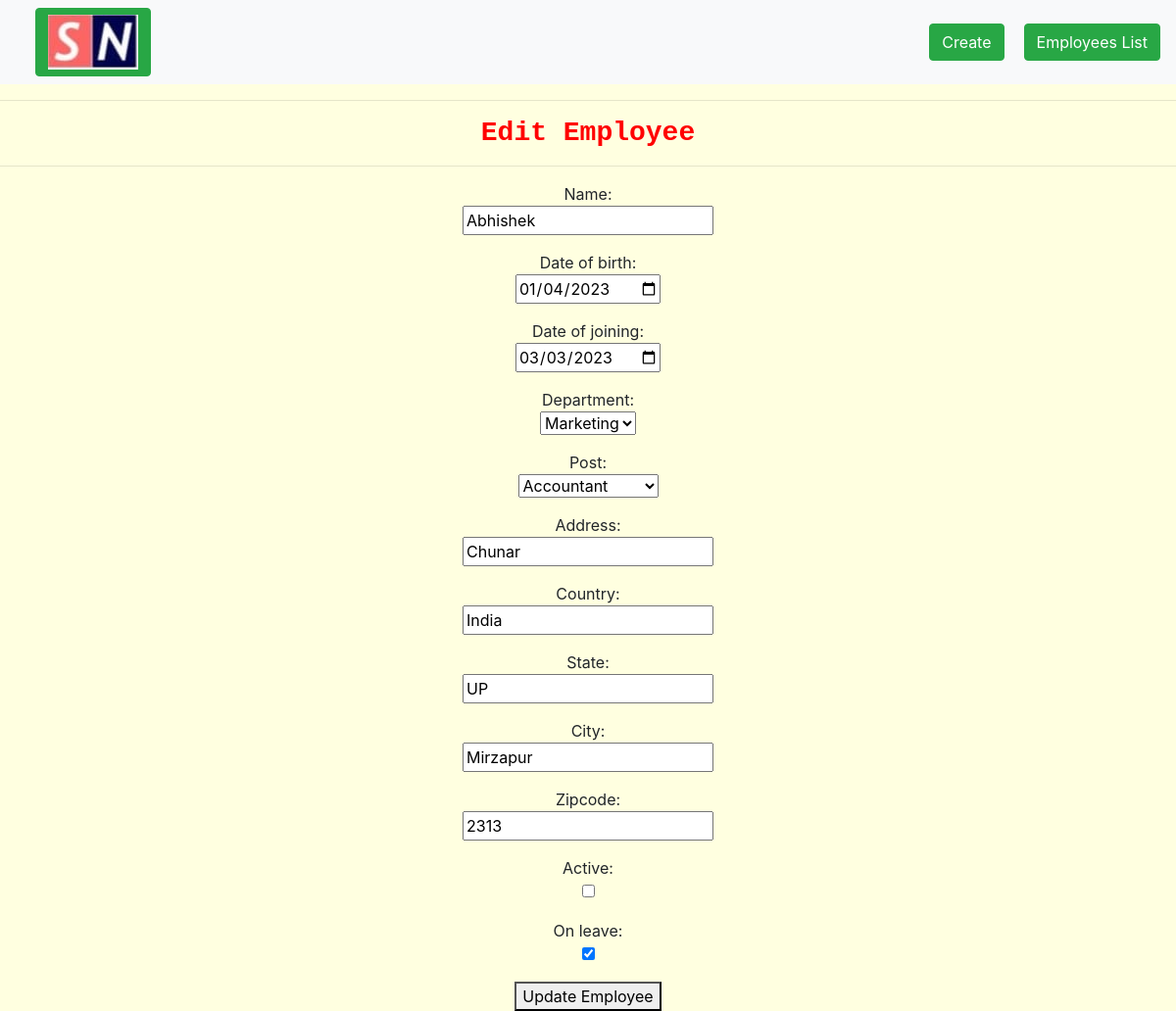
Screenshot of /update_employee/13 with the database file from the repository.
### EMS/models.py (models this page shows, shortened)
class Employee(models.Model):
    name=models.CharField(max_length=100)
    date_of_birth=models.DateField()
    date_of_joining=models.DateField()
    department=models.ForeignKey(Department,on_delete=models.CASCADE)
    post=models.ForeignKey(Post,on_delete=models.CASCADE)
    address=models.CharField(max_length=200)
    country=models.CharField(max_length=50)
    state=models.CharField(max_length=50)
    city=models.CharField(max_length=50)
    zipcode=models.IntegerField()
    active=models.BooleanField()
    leave_count=models.IntegerField()
    on_leave=models.BooleanField()

### EMS/views.py (the view)
# urls.py: path('update_employee/<int:id>',update_employee,name='update_employee'),
def update_employee(request,id):
    try:
        employee = Employee.objects.get(pk=id)
        is_on_leave=employee.on_leave
        leave_count=employee.leave_count
    except:
        return HttpResponse("Employee  Not Exist .")
    form = CreateEmployeeForm(request.POST or None, instance=employee)
    if form.is_valid():
        check_on_leave=form.cleaned_data.get("on_leave")
        object=form.save(commit=False)
        if is_on_leave==False and check_on_leave==True:
            object.leave_count=leave_count+1
        object.save()
        return redirect('all_employees')
    else:
        return render(request, 'update_employee.html', context={'form': form})

### EMS/forms.py (shortened to what this page needs)
class CreateEmployeeForm(forms.ModelForm):
    class Meta:
        model = Employee
        exclude = ('leave_count',)
        widgets = {
            'date_of_birth': DatePickerInput(),
            'date_of_joining': DatePickerInput(),
        }

### EMS/models.py (called while the page is built)
    def __str__(self):
        return self.name

    def __str__(self):
        return self.name

### EMS/templates/update_employee.html (shortened to what this page needs)
{% extends 'base.html' %}
{% load static %}
{% block content %}
<link rel="stylesheet" href="{% static 'css/myfile.css' %}">
<center>
    <div>
        <h3><b> Edit Employee </b></h3>
        <hr>
        <form action="" method="POST">
            {% for field in form %}
            <div>
                <p>{{ field.label }}: <br> {{ field }} </p>
            </div>
            {% endfor %}
            <button type="submit">Update Employee</button>
        </form>
    </div>
</center>
{% endblock %}

### EMS/static/css/myfile.css (style rules this page uses)
h3 { color: red; font-family: 'Courier New', Courier, monospace; }

### rows the page displays
Employee: form "Abhishek" "01/04/2023" "03/03/2023" "Marketing" "Accountant" "Chunar" "India" "UP" "Mirzapur" "2313" "☑"

### other values shown
{{ field.label }} "Name" "Date of birth" "Date of joining" "Department" "Post" "Address" "Country" "State" "City" "Zipcode" "Active" "On leave"
